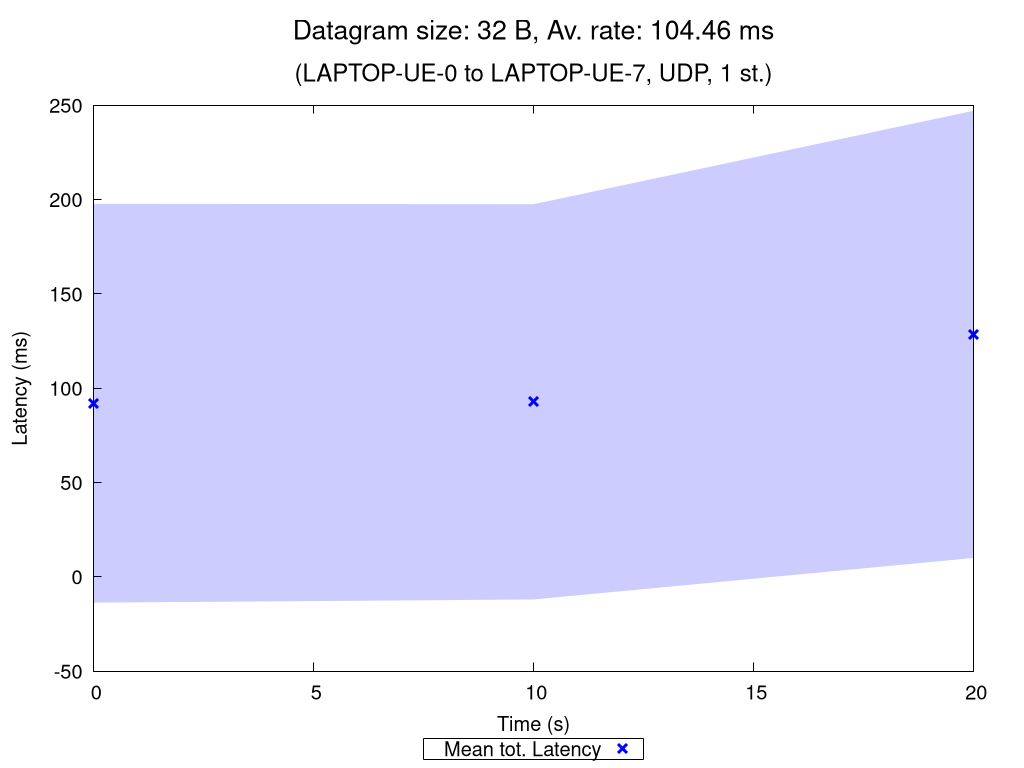

This chart was generated by the following gnuplot code:
set terminal pngcairo nocrop enhanced size 1024,768 font "Verdana,15"
set output "UDP_1_st_2020_11_05_14-59-02_one2two_00032B.png"

set title "{/=20 Datagram size: 32 B, Av. rate: 104.46 ms}\n\n{/=18 (LAPTOP-UE-0 to LAPTOP-UE-7, UDP, 1 st.)}"

set xlabel "Time (s)"
set ylabel "Latency (ms)"
set ytics nomirror
set key bmargin center horizontal box samplen 1 width -1
set bmargin 4.6
set rmargin 4.5

rf = 1.0  # rate factor
set style fill transparent solid 0.2 noborder
set autoscale xfix
plot "UDP_1_st_2020_11_05_14-59-02_one2two_00032B_iperf_processed.dat" using 1:($2/rf-$3/rf):($2/rf+$3/rf) with filledcurves lc rgb "blue" notitle, \
     "" using 1:($2/rf) with points pt 2 ps 1.5 lw 3 lc rgb "blue" title "Mean tot. Latency", \
